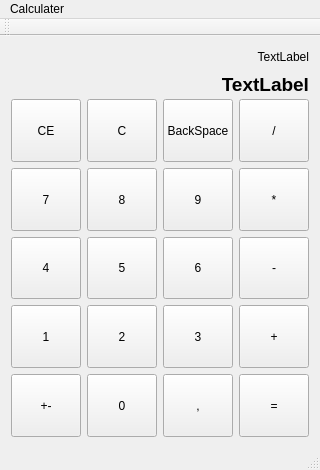
<?xml version="1.0" encoding="UTF-8"?>
<ui version="4.0">
 <class>MainWindow</class>
 <widget class="QMainWindow" name="MainWindow">
  <property name="geometry">
   <rect>
    <x>0</x>
    <y>0</y>
    <width>320</width>
    <height>470</height>
   </rect>
  </property>
  <property name="minimumSize">
   <size>
    <width>320</width>
    <height>470</height>
   </size>
  </property>
  <property name="windowTitle">
   <string>Calculater</string>
  </property>
  <widget class="QWidget" name="centralWidget">
   <layout class="QHBoxLayout" name="horizontalLayout">
    <item>
     <layout class="QGridLayout" name="gridLayout">
      <item row="3" column="1">
       <widget class="QPushButton" name="pushButton_12">
        <property name="sizePolicy">
         <sizepolicy hsizetype="Minimum" vsizetype="Minimum">
          <horstretch>0</horstretch>
          <verstretch>0</verstretch>
         </sizepolicy>
        </property>
        <property name="minimumSize">
         <size>
          <width>0</width>
          <height>0</height>
         </size>
        </property>
        <property name="text">
         <string>8</string>
        </property>
        <property name="iconSize">
         <size>
          <width>16</width>
          <height>16</height>
         </size>
        </property>
       </widget>
      </item>
      <item row="3" column="0">
       <widget class="QPushButton" name="pushButton_8">
        <property name="sizePolicy">
         <sizepolicy hsizetype="Minimum" vsizetype="Minimum">
          <horstretch>0</horstretch>
          <verstretch>0</verstretch>
         </sizepolicy>
        </property>
        <property name="minimumSize">
         <size>
          <width>0</width>
          <height>0</height>
         </size>
        </property>
        <property name="text">
         <string>7</string>
        </property>
        <property name="iconSize">
         <size>
          <width>16</width>
          <height>16</height>
         </size>
        </property>
       </widget>
      </item>
      <item row="3" column="3">
       <widget class="QPushButton" name="pushButton_Multi">
        <property name="sizePolicy">
         <sizepolicy hsizetype="Minimum" vsizetype="Minimum">
          <horstretch>0</horstretch>
          <verstretch>0</verstretch>
         </sizepolicy>
        </property>
        <property name="minimumSize">
         <size>
          <width>0</width>
          <height>0</height>
         </size>
        </property>
        <property name="text">
         <string>*</string>
        </property>
        <property name="iconSize">
         <size>
          <width>16</width>
          <height>16</height>
         </size>
        </property>
       </widget>
      </item>
      <item row="4" column="0">
       <widget class="QPushButton" name="pushButton_4">
        <property name="sizePolicy">
         <sizepolicy hsizetype="Minimum" vsizetype="Minimum">
          <horstretch>0</horstretch>
          <verstretch>0</verstretch>
         </sizepolicy>
        </property>
        <property name="minimumSize">
         <size>
          <width>0</width>
          <height>0</height>
         </size>
        </property>
        <property name="text">
         <string>4</string>
        </property>
        <property name="iconSize">
         <size>
          <width>16</width>
          <height>16</height>
         </size>
        </property>
       </widget>
      </item>
      <item row="3" column="2">
       <widget class="QPushButton" name="pushButton_16">
        <property name="sizePolicy">
         <sizepolicy hsizetype="Minimum" vsizetype="Minimum">
          <horstretch>0</horstretch>
          <verstretch>0</verstretch>
         </sizepolicy>
        </property>
        <property name="minimumSize">
         <size>
          <width>0</width>
          <height>0</height>
         </size>
        </property>
        <property name="text">
         <string>9</string>
        </property>
        <property name="iconSize">
         <size>
          <width>16</width>
          <height>16</height>
         </size>
        </property>
       </widget>
      </item>
      <item row="2" column="2">
       <widget class="QPushButton" name="pushButton_BackSpace">
        <property name="sizePolicy">
         <sizepolicy hsizetype="Minimum" vsizetype="Minimum">
          <horstretch>0</horstretch>
          <verstretch>0</verstretch>
         </sizepolicy>
        </property>
        <property name="minimumSize">
         <size>
          <width>0</width>
          <height>0</height>
         </size>
        </property>
        <property name="text">
         <string>BackSpace</string>
        </property>
        <property name="iconSize">
         <size>
          <width>16</width>
          <height>16</height>
         </size>
        </property>
       </widget>
      </item>
      <item row="6" column="3">
       <widget class="QPushButton" name="pushButton_Eq">
        <property name="sizePolicy">
         <sizepolicy hsizetype="Minimum" vsizetype="Minimum">
          <horstretch>0</horstretch>
          <verstretch>0</verstretch>
         </sizepolicy>
        </property>
        <property name="minimumSize">
         <size>
          <width>0</width>
          <height>0</height>
         </size>
        </property>
        <property name="text">
         <string>=</string>
        </property>
        <property name="iconSize">
         <size>
          <width>16</width>
          <height>16</height>
         </size>
        </property>
       </widget>
      </item>
      <item row="5" column="0">
       <widget class="QPushButton" name="pushButton_1">
        <property name="sizePolicy">
         <sizepolicy hsizetype="Minimum" vsizetype="Minimum">
          <horstretch>0</horstretch>
          <verstretch>0</verstretch>
         </sizepolicy>
        </property>
        <property name="minimumSize">
         <size>
          <width>0</width>
          <height>0</height>
         </size>
        </property>
        <property name="text">
         <string>1</string>
        </property>
        <property name="iconSize">
         <size>
          <width>16</width>
          <height>16</height>
         </size>
        </property>
       </widget>
      </item>
      <item row="5" column="1">
       <widget class="QPushButton" name="pushButton_2">
        <property name="sizePolicy">
         <sizepolicy hsizetype="Minimum" vsizetype="Minimum">
          <horstretch>0</horstretch>
          <verstretch>0</verstretch>
         </sizepolicy>
        </property>
        <property name="minimumSize">
         <size>
          <width>0</width>
          <height>0</height>
         </size>
        </property>
        <property name="text">
         <string>2</string>
        </property>
        <property name="iconSize">
         <size>
          <width>16</width>
          <height>16</height>
         </size>
        </property>
       </widget>
      </item>
      <item row="6" column="0">
       <widget class="QPushButton" name="pushButton_PM">
        <property name="sizePolicy">
         <sizepolicy hsizetype="Minimum" vsizetype="Minimum">
          <horstretch>0</horstretch>
          <verstretch>0</verstretch>
         </sizepolicy>
        </property>
        <property name="minimumSize">
         <size>
          <width>0</width>
          <height>0</height>
         </size>
        </property>
        <property name="text">
         <string>+-</string>
        </property>
        <property name="iconSize">
         <size>
          <width>16</width>
          <height>16</height>
         </size>
        </property>
       </widget>
      </item>
      <item row="5" column="2">
       <widget class="QPushButton" name="pushButton_3">
        <property name="sizePolicy">
         <sizepolicy hsizetype="Minimum" vsizetype="Minimum">
          <horstretch>0</horstretch>
          <verstretch>0</verstretch>
         </sizepolicy>
        </property>
        <property name="minimumSize">
         <size>
          <width>0</width>
          <height>0</height>
         </size>
        </property>
        <property name="text">
         <string>3</string>
        </property>
        <property name="iconSize">
         <size>
          <width>16</width>
          <height>16</height>
         </size>
        </property>
       </widget>
      </item>
      <item row="5" column="3">
       <widget class="QPushButton" name="pushButton_Add">
        <property name="sizePolicy">
         <sizepolicy hsizetype="Minimum" vsizetype="Minimum">
          <horstretch>0</horstretch>
          <verstretch>0</verstretch>
         </sizepolicy>
        </property>
        <property name="minimumSize">
         <size>
          <width>0</width>
          <height>0</height>
         </size>
        </property>
        <property name="text">
         <string>+</string>
        </property>
        <property name="iconSize">
         <size>
          <width>16</width>
          <height>16</height>
         </size>
        </property>
       </widget>
      </item>
      <item row="2" column="3">
       <widget class="QPushButton" name="pushButton_Div">
        <property name="sizePolicy">
         <sizepolicy hsizetype="Minimum" vsizetype="Minimum">
          <horstretch>0</horstretch>
          <verstretch>0</verstretch>
         </sizepolicy>
        </property>
        <property name="minimumSize">
         <size>
          <width>0</width>
          <height>0</height>
         </size>
        </property>
        <property name="text">
         <string>/</string>
        </property>
        <property name="iconSize">
         <size>
          <width>16</width>
          <height>16</height>
         </size>
        </property>
       </widget>
      </item>
      <item row="2" column="1">
       <widget class="QPushButton" name="pushButton_C">
        <property name="sizePolicy">
         <sizepolicy hsizetype="Minimum" vsizetype="Minimum">
          <horstretch>0</horstretch>
          <verstretch>0</verstretch>
         </sizepolicy>
        </property>
        <property name="minimumSize">
         <size>
          <width>0</width>
          <height>0</height>
         </size>
        </property>
        <property name="text">
         <string>C</string>
        </property>
        <property name="iconSize">
         <size>
          <width>16</width>
          <height>16</height>
         </size>
        </property>
       </widget>
      </item>
      <item row="2" column="0">
       <widget class="QPushButton" name="pushButton_CE">
        <property name="sizePolicy">
         <sizepolicy hsizetype="Minimum" vsizetype="Minimum">
          <horstretch>0</horstretch>
          <verstretch>0</verstretch>
         </sizepolicy>
        </property>
        <property name="minimumSize">
         <size>
          <width>0</width>
          <height>0</height>
         </size>
        </property>
        <property name="text">
         <string>CE</string>
        </property>
        <property name="iconSize">
         <size>
          <width>16</width>
          <height>16</height>
         </size>
        </property>
       </widget>
      </item>
      <item row="4" column="1">
       <widget class="QPushButton" name="pushButton_5">
        <property name="sizePolicy">
         <sizepolicy hsizetype="Minimum" vsizetype="Minimum">
          <horstretch>0</horstretch>
          <verstretch>0</verstretch>
         </sizepolicy>
        </property>
        <property name="minimumSize">
         <size>
          <width>0</width>
          <height>0</height>
         </size>
        </property>
        <property name="text">
         <string>5</string>
        </property>
        <property name="iconSize">
         <size>
          <width>16</width>
          <height>16</height>
         </size>
        </property>
       </widget>
      </item>
      <item row="4" column="2">
       <widget class="QPushButton" name="pushButton_6">
        <property name="sizePolicy">
         <sizepolicy hsizetype="Minimum" vsizetype="Minimum">
          <horstretch>0</horstretch>
          <verstretch>0</verstretch>
         </sizepolicy>
        </property>
        <property name="minimumSize">
         <size>
          <width>0</width>
          <height>0</height>
         </size>
        </property>
        <property name="text">
         <string>6</string>
        </property>
        <property name="iconSize">
         <size>
          <width>16</width>
          <height>16</height>
         </size>
        </property>
       </widget>
      </item>
      <item row="4" column="3">
       <widget class="QPushButton" name="pushButton_Sub">
        <property name="sizePolicy">
         <sizepolicy hsizetype="Minimum" vsizetype="Minimum">
          <horstretch>0</horstretch>
          <verstretch>0</verstretch>
         </sizepolicy>
        </property>
        <property name="minimumSize">
         <size>
          <width>0</width>
          <height>0</height>
         </size>
        </property>
        <property name="text">
         <string>-</string>
        </property>
        <property name="iconSize">
         <size>
          <width>16</width>
          <height>16</height>
         </size>
        </property>
       </widget>
      </item>
      <item row="6" column="2">
       <widget class="QPushButton" name="pushButton_Dt">
        <property name="sizePolicy">
         <sizepolicy hsizetype="Minimum" vsizetype="Minimum">
          <horstretch>0</horstretch>
          <verstretch>0</verstretch>
         </sizepolicy>
        </property>
        <property name="minimumSize">
         <size>
          <width>0</width>
          <height>0</height>
         </size>
        </property>
        <property name="text">
         <string>,</string>
        </property>
        <property name="iconSize">
         <size>
          <width>16</width>
          <height>16</height>
         </size>
        </property>
       </widget>
      </item>
      <item row="6" column="1">
       <widget class="QPushButton" name="pushButton_0">
        <property name="sizePolicy">
         <sizepolicy hsizetype="Minimum" vsizetype="Minimum">
          <horstretch>0</horstretch>
          <verstretch>0</verstretch>
         </sizepolicy>
        </property>
        <property name="minimumSize">
         <size>
          <width>0</width>
          <height>0</height>
         </size>
        </property>
        <property name="text">
         <string>0</string>
        </property>
        <property name="iconSize">
         <size>
          <width>16</width>
          <height>16</height>
         </size>
        </property>
       </widget>
      </item>
      <item row="1" column="0" colspan="4">
       <widget class="QLabel" name="label">
        <property name="sizePolicy">
         <sizepolicy hsizetype="Preferred" vsizetype="Maximum">
          <horstretch>0</horstretch>
          <verstretch>0</verstretch>
         </sizepolicy>
        </property>
        <property name="maximumSize">
         <size>
          <width>16777215</width>
          <height>20</height>
         </size>
        </property>
        <property name="text">
         <string>&lt;html&gt;&lt;head/&gt;&lt;body&gt;&lt;p align=&quot;right&quot;&gt;&lt;span style=&quot; font-size:14pt; font-weight:600;&quot;&gt;TextLabel&lt;/span&gt;&lt;/p&gt;&lt;/body&gt;&lt;/html&gt;</string>
        </property>
       </widget>
      </item>
      <item row="0" column="0" colspan="4">
       <widget class="QLabel" name="label_2">
        <property name="sizePolicy">
         <sizepolicy hsizetype="Preferred" vsizetype="Maximum">
          <horstretch>0</horstretch>
          <verstretch>0</verstretch>
         </sizepolicy>
        </property>
        <property name="maximumSize">
         <size>
          <width>16777215</width>
          <height>20</height>
         </size>
        </property>
        <property name="text">
         <string>&lt;html&gt;&lt;head/&gt;&lt;body&gt;&lt;p align=&quot;right&quot;&gt;TextLabel&lt;/p&gt;&lt;/body&gt;&lt;/html&gt;</string>
        </property>
       </widget>
      </item>
     </layout>
    </item>
   </layout>
  </widget>
  <widget class="QMenuBar" name="menuBar">
   <property name="geometry">
    <rect>
     <x>0</x>
     <y>0</y>
     <width>320</width>
     <height>21</height>
    </rect>
   </property>
   <widget class="QMenu" name="menuCalculater">
    <property name="title">
     <string>Calculater</string>
    </property>
   </widget>
   <addaction name="menuCalculater"/>
  </widget>
  <widget class="QToolBar" name="mainToolBar">
   <attribute name="toolBarArea">
    <enum>TopToolBarArea</enum>
   </attribute>
   <attribute name="toolBarBreak">
    <bool>false</bool>
   </attribute>
  </widget>
  <widget class="QStatusBar" name="statusBar"/>
 </widget>
 <layoutdefault spacing="6" margin="11"/>
 <resources/>
 <connections/>
</ui>
